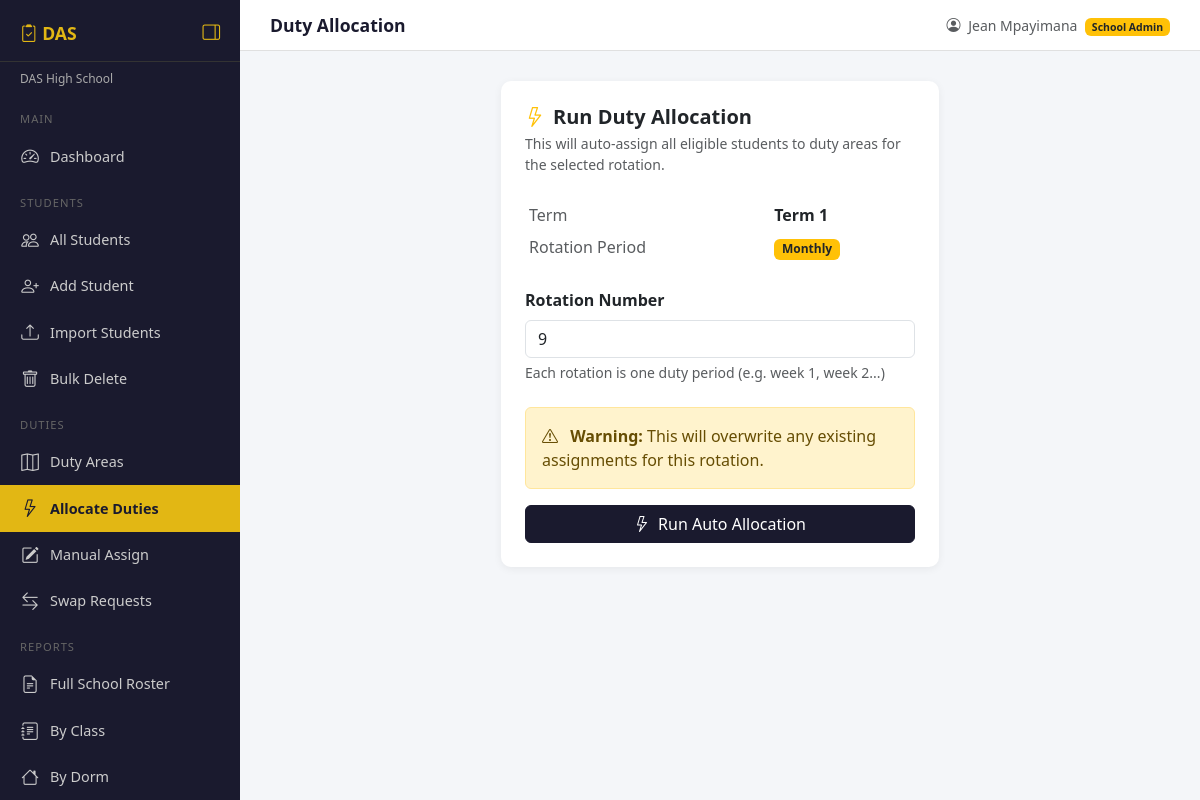
The app's page /duties/allocate/ (signed in) with its own data.
### accounts/models.py (models this page shows, shortened)
class User(AbstractUser):
    ROLES = [
        ('superadmin', 'Super Admin'),
        ('admin', 'School Admin'),
        ('prefect', 'Prefect'),
    ]
    role = models.CharField(max_length=20, choices=ROLES, default='prefect')
    school = models.ForeignKey(
        'schools.School',
        on_delete=models.SET_NULL,
        null=True, blank=True,
        related_name='users'
    )
    def is_school_admin(self):
        return self.role in ['admin', 'superadmin']

### schools/models.py (models this page shows, shortened)
class School(models.Model):
    name        = models.CharField(max_length=200)
    code        = models.CharField(max_length=20, unique=True)
    address     = models.TextField(blank=True)
    logo        = models.ImageField(upload_to='school_logos/', blank=True, null=True)
    motto       = models.CharField(max_length=200, blank=True)
    email = models.EmailField(unique=True, blank=True, default='')
    phone       = models.CharField(max_length=20, blank=True)
    is_active   = models.BooleanField(default=True)
    registered_at = models.DateTimeField(auto_now_add=True)
    def __str__(self):
        return self.name

class Term(models.Model):
    ROTATION_CHOICES = [
        ('daily',    'Daily'),
        ('weekly',   'Weekly'),
        ('biweekly', 'Every 2 Weeks'),
        ('monthly',  'Monthly'),
    ]
    school          = models.ForeignKey(School, on_delete=models.CASCADE, related_name='terms')
    name            = models.CharField(max_length=50)
    start_date      = models.DateField()
    end_date        = models.DateField()
    is_current      = models.BooleanField(default=False)
    rotation_period = models.CharField(max_length=20, choices=ROTATION_CHOICES, default='weekly')

### duties/views.py (the view, shortened to what this page needs)
# urls.py: path('allocate/',           views.allocate_view,    name='allocate'),
@login_required
def allocate_view(request):
    if request.user.role not in ['admin', 'prefect', 'superadmin']:
        messages.error(request, "Access denied.")
        return redirect('dashboard')
    school       = get_school(request)
    current_term = Term.objects.filter(school=school, is_current=True).first()
    if not current_term:
        messages.error(request, "No active term set. Please create a term first.")
        return redirect('term_create')
    duty_areas = DutyArea.objects.filter(school=school, is_active=True)
    if not duty_areas.exists():
        messages.error(request, "No duty areas found. Please add duty areas first.")
        return redirect('duty_area_list')
    from students.models import Student
    eligible     = Student.objects.filter(school=school, status='active').count()
    last         = DutyAssignment.objects.filter(
                       school=school, term=current_term
                   ).order_by('-rotation').first()
    next_rotation = (last.rotation + 1) if last else 1
    return render(request, 'duties/allocate.html', {
        'term':          current_term,
        'duty_areas':    duty_areas,
        'eligible':      eligible,
        'next_rotation': next_rotation,
    })

### duties/views.py (called while the page is built)
def get_school(request):
    return request.user.school

### templates/duties/allocate.html (shortened to what this page needs)
{% extends 'base.html' %}
{% block page_title %}Duty Allocation{% endblock %}
{% block content %}
<div class="row justify-content-center">
  <div class="col-md-6">
    <div class="card p-4">
      <h5 class="fw-bold mb-1"><i class="bi bi-lightning me-2 text-warning"></i>Run Duty Allocation</h5>
      <p class="text-muted small mb-4">
        This will auto-assign all eligible students to duty areas for the selected rotation.
      </p>
      {% if term %}
      <table class="table table-sm table-borderless mb-4">
        <tr><td class="text-muted">Term</td><td><strong>{{ term.name }}</strong></td></tr>
        <tr><td class="text-muted">Rotation Period</td>
            <td><span class="badge bg-warning text-dark">{{ term.get_rotation_period_display }}</span></td>
        </tr>
      </table>
      <form method="post">
        <div class="mb-4">
          <label class="form-label fw-semibold">Rotation Number</label>
          <input type="number" name="rotation" class="form-control"
                 value="{{ next_rotation }}" min="1" required>
          <div class="form-text">Each rotation is one duty period (e.g. week 1, week 2...)</div>
        </div>
        <div class="alert alert-warning">
          <i class="bi bi-exclamation-triangle me-2"></i>
          <strong>Warning:</strong> This will overwrite any existing assignments for this rotation.
        </div>
        <button type="submit" class="btn btn-primary w-100">
          <i class="bi bi-lightning me-2"></i>Run Auto Allocation
        </button>
      </form>
      {% else %}
      <div class="alert alert-danger">
        <i class="bi bi-x-circle me-2"></i>
        No active term found. Please set a current term in admin first.
      </div>
      {% endif %}
    </div>
  </div>
</div>
{% endblock %}

### templates/base.html (shortened to what this page needs)
<!DOCTYPE html>
<html lang="en">
<head>
  <link href="https://cdn.jsdelivr.net/npm/bootstrap@5.3.0/dist/css/bootstrap.min.css" rel="stylesheet">
  <link href="https://cdn.jsdelivr.net/npm/bootstrap-icons@1.10.5/font/bootstrap-icons.css" rel="stylesheet">
</head>
<body>
<div class="sidebar" id="sidebar">
  <div class="brand">
    <span class="brand-text">
      <i class="bi bi-clipboard2-check"></i> DAS
    </span>
    <button class="toggle-btn" id="toggleBtn" title="Toggle Sidebar">
      <i class="bi bi-layout-sidebar-reverse" id="toggleIcon"></i>
    </button>
  </div>
  <div class="school-name">{{ request.user.school }}</div>
  <div class="nav-section">Main</div>
  <a href="{% url 'dashboard' %}"
     data-title="Dashboard"
     class="{% if request.resolver_match.url_name == 'dashboard' %}active{% endif %}">
    <i class="bi bi-speedometer2"></i>
    <span class="nav-label">Dashboard</span>
  </a>
  <div class="nav-section">Students</div>
  <a href="{% url 'student_list' %}"
     data-title="All Students"
     class="{% if request.resolver_match.url_name == 'student_list' %}active{% endif %}">
    <i class="bi bi-people"></i>
    <span class="nav-label">All Students</span>
  </a>
  <a href="{% url 'student_create' %}"
     data-title="Add Student"
     class="{% if request.resolver_match.url_name == 'student_create' %}active{% endif %}">
    <i class="bi bi-person-plus"></i>
    <span class="nav-label">Add Student</span>
  </a>
  <a href="{% url 'student_import' %}"
     data-title="Import Students"
     class="{% if request.resolver_match.url_name == 'student_import' %}active{% endif %}">
    <i class="bi bi-upload"></i>
    <span class="nav-label">Import Students</span>
  </a>
  <a href="{% url 'student_bulk_delete' %}"
     data-title="Bulk Delete"
     class="{% if request.resolver_match.url_name == 'student_bulk_delete' %}active{% endif %}">
    <i class="bi bi-trash"></i>
    <span class="nav-label">Bulk Delete</span>
  </a>
  <div class="nav-section">Duties</div>
  <a href="{% url 'duty_area_list' %}"
     data-title="Duty Areas"
     class="{% if request.resolver_match.url_name == 'duty_area_list' %}active{% endif %}">
    <i class="bi bi-map"></i>
    <span class="nav-label">Duty Areas</span>
  </a>
  <a href="{% url 'allocate' %}"
     data-title="Allocate Duties"
     class="{% if request.resolver_match.url_name == 'allocate' %}active{% endif %}">
    <i class="bi bi-lightning"></i>
    <span class="nav-label">Allocate Duties</span>
  </a>
  <a href="{% url 'manual_assign' %}"
     data-title="Manual Assign"
     class="{% if request.resolver_match.url_name == 'manual_assign' %}active{% endif %}">
    <i class="bi bi-pencil-square"></i>
    <span class="nav-label">Manual Assign</span>
  </a>
  <a href="{% url 'swap_list' %}"
     data-title="Swap Requests"
     class="{% if request.resolver_match.url_name == 'swap_list' %}active{% endif %}">
    <i class="bi bi-arrow-left-right"></i>
    <span class="nav-label">Swap Requests</span>
  </a>
  <div class="nav-section">Reports</div>
  <a href="{% url 'report_full_school' %}"
     data-title="Full School Roster"
     class="{% if request.resolver_match.url_name == 'report_full_school' %}active{% endif %}">
    <i class="bi bi-file-earmark-text"></i>
    <span class="nav-label">Full School Roster</span>
  </a>
  <a href="{% url 'report_by_class' %}"
     data-title="By Class"
     class="{% if request.resolver_match.url_name == 'report_by_class' %}active{% endif %}">
    <i class="bi bi-journal-text"></i>
    <span class="nav-label">By Class</span>
  </a>
  <a href="{% url 'report_by_dorm' %}"
     data-title="By Dorm"
     class="{% if request.resolver_match.url_name == 'report_by_dorm' %}active{% endif %}">
    <i class="bi bi-house"></i>
    <span class="nav-label">By Dorm</span>
  </a>
  </div>
<div class="main-content" id="mainContent">
  <div class="topbar">
    <span class="page-title">{% block page_title %}Dashboard{% endblock %}</span>
    <span class="text-muted small">
      <i class="bi bi-person-circle me-1"></i>
      {{ request.user.get_full_name|default:request.user.username }}
      <span class="badge bg-warning text-dark ms-1">
        {{ request.user.get_role_display }}
      </span>
    </span>
  </div>
  <div class="content-area">
    {% block content %}{% endblock %}
  </div>
</div>
</body>
</html>

### templates/base.html (style rules this page uses)
body { background: #f4f6f9; font-family: 'Segoe UI', sans-serif; }
.sidebar { min-height: 100vh; background: #1a1a2e; color: white; width: 240px; position: fixed; top: 0; left: 0; bottom: 0; padding-top: 20px; z-index: 100; overflow-y: scroll; overflow-x: hidden; transition: width 0.25s ease; }
.sidebar .brand { font-size: 1.1rem; font-weight: 700; color: #e2b714; padding: 0 20px 15px; border-bottom: 1px solid #333; display: flex; align-items: center; justify-content: space-between; white-space: nowrap; }
.brand-text { transition: opacity 0.2s ease; }
.toggle-btn { background: none; border: none; color: #e2b714; cursor: pointer; font-size: 1.1rem; padding: 0; line-height: 1; flex-shrink: 0; }
.sidebar .school-name { font-size: 0.75rem; color: #aaa; padding: 8px 20px; white-space: nowrap; overflow: hidden; text-overflow: ellipsis; transition: opacity 0.2s; }
.sidebar .nav-section { font-size: 0.7rem; color: #666; padding: 15px 20px 5px; text-transform: uppercase; letter-spacing: 1px; white-space: nowrap; transition: opacity 0.2s; }
.sidebar a { display: flex; align-items: center; color: #ccc; text-decoration: none; padding: 10px 20px; font-size: 0.9rem; transition: background 0.2s, color 0.2s; white-space: nowrap; }
.sidebar a.active { background: #e2b714; color: #1a1a2e; font-weight: 700; }
.sidebar a i { font-size: 1.1rem; flex-shrink: 0; width: 20px; text-align: center; }
.nav-label { margin-left: 10px; transition: opacity 0.2s; }
.main-content { margin-left: 240px; padding: 0; transition: margin-left 0.25s ease; }
.topbar { background: white; border-bottom: 1px solid #e0e0e0; padding: 12px 30px; display: flex; justify-content: space-between; align-items: center; position: sticky; top: 0; z-index: 99; }
.topbar .page-title { font-weight: 600; font-size: 1.1rem; color: #1a1a2e; }
.content-area { padding: 30px; }
.card { border: none; border-radius: 10px; box-shadow: 0 2px 8px rgba(0,0,0,0.06); }
.btn-primary { background: #1a1a2e; border-color: #1a1a2e; }

### records on screen
User: user.school "DAS High School", user.get_full_name "Jean Mpayimana", user.role "School Admin"
Term: name "Term 1", rotation_period "Monthly"
